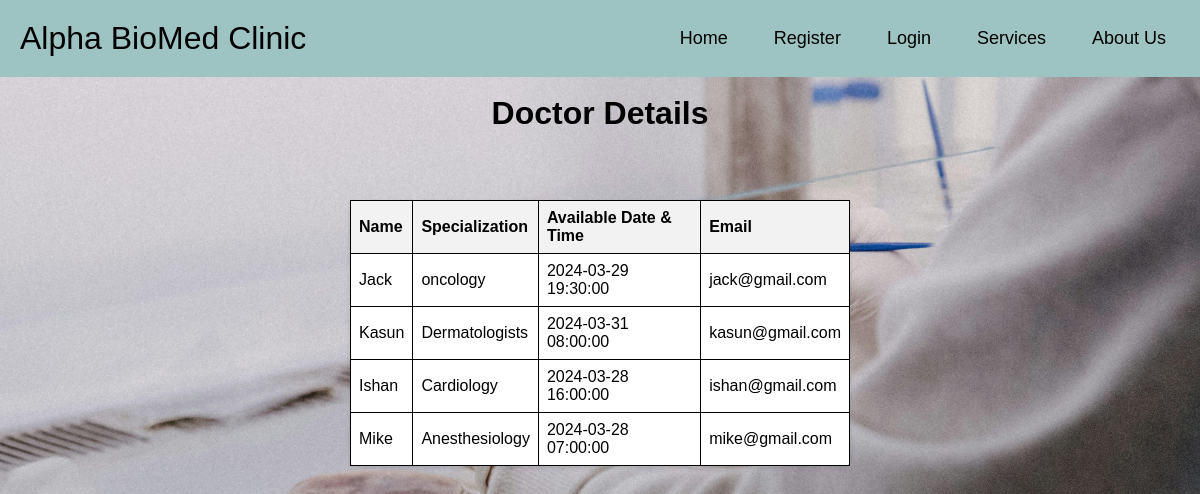
Page /docinfo.php on the committed database.
### tables this page shows
CREATE TABLE IF NOT EXISTS `doctor` (
  `ID` int NOT NULL AUTO_INCREMENT,
  `Name` varchar(50) NOT NULL,
  `Email` varchar(50) NOT NULL,
  `Specialty` varchar(50) NOT NULL,
  `Password` varchar(50) NOT NULL,
  `DateTime` datetime NOT NULL,
  PRIMARY KEY (`ID`)
);

### docinfo.php (the view, shortened to what this page needs)
<!DOCTYPE html>
<html lang="en">
<head>
    <link rel="stylesheet" href="patientHome.css">
</head>
<body>
    <nav class="navbar">
        <div class="logo">Alpha BioMed Clinic</div>
        <ul class="nav-links">
            <div class="menu">
                <li><a href="home.html">Home</a></li>
                <li><a href="Register.php">Register</a></li>
                <li><a href=" Login.php ">Login</a></li>
                <li><a href="services.html">Services </a></li>
                <li><a href="AboutUs.html">About Us</a></li>
            </div>
        </ul>
    </nav>
	<br>
    <center> <h1>Doctor Details</h1></center>
	<br>
    <table class="container">
        <thead>
            <tr>
                <th>Name</th>
                <th>Specialization</th>
                 <th>Available Date & Time</th>
                <th>Email</th>
            </tr>
        </thead>
        <tbody>
            <?php
class Database {
    private $servername = "localhost";
    private $username = "root";
    private $password = "";
    private $dbname = "abclab";
    private $conn;
    public function __construct() {
        $this->conn = new mysqli($this->servername, $this->username, $this->password, $this->dbname);
    }
    public function fetchDoctorDetails() {
        $doctorDetails = array();
        $sql = "SELECT * FROM doctor";
        $result = $this->conn->query($sql);
        if ($result->num_rows > 0) {
            while ($row = $result->fetch_assoc()) {
                $doctorDetails[] = $row;
            }
        }
        return $doctorDetails;
    }
}
$db = new Database();
$doctorDetails = $db->fetchDoctorDetails();
if (!empty($doctorDetails)) {
    foreach ($doctorDetails as $doctor) {
        echo "<tr>";
        echo "<td>".$doctor["Name"]."</td>";
        echo "<td>".$doctor["Specialty"]."</td>";
        echo "<td>".$doctor["DateTime"]."</td>";
        echo "<td>".$doctor["Email"]."</td>";
        echo "</tr>";
    }
} else {
    echo "<tr><td colspan='5'>No doctors found</td></tr>";
}
?>
        </tbody>
    </table>
</body>
</html>

### patientHome.css (style rules this page uses)
body { margin: 0; padding: 0; font-family: Arial, sans-serif; background-image: url('ll.gif'); background-size: cover; }
.navbar { display: flex; align-items: center; justify-content: space-between; padding: 20px; background-color:#9dc3c2; }
.nav-links a { color: #000; }
.logo { font-size: 32px; }
.menu { display: flex; gap: 1em; font-size: 18px; }
.menu li { padding: 5px 14px; }
li { list-style: none; }
a { text-decoration: none; }
* { margin: 0; padding: 0; box-sizing: border-box; }
.container { text-align: center; margin-top: 60px; }

### docinfo.php (style rules this page uses)
table { width: 100%; border-collapse: collapse; }
table, th, td { border: 1px solid black; padding: 8px; text-align: left; }
th { background-color: #f2f2f2; }
.container { max-width: 500px; margin: 50px auto; background-color: #fff; padding: 20px; border-radius: 5px; box-shadow: 0 2px 5px rgba(0, 0, 0, 0.1); color: black; }

### rows in the picture
doctor: Name "Jack", Specialty "oncology", DateTime "2024-03-29 19:30:00", Email "jack@gmail.com"
doctor: Name "Kasun", Specialty "Dermatologists", DateTime "2024-03-31 08:00:00", Email "kasun@gmail.com"
doctor: Name "Ishan", Specialty "Cardiology", DateTime "2024-03-28 16:00:00", Email "ishan@gmail.com"
doctor: Name "Mike", Specialty "Anesthesiology", DateTime "2024-03-28 07:00:00", Email "mike@gmail.com"
